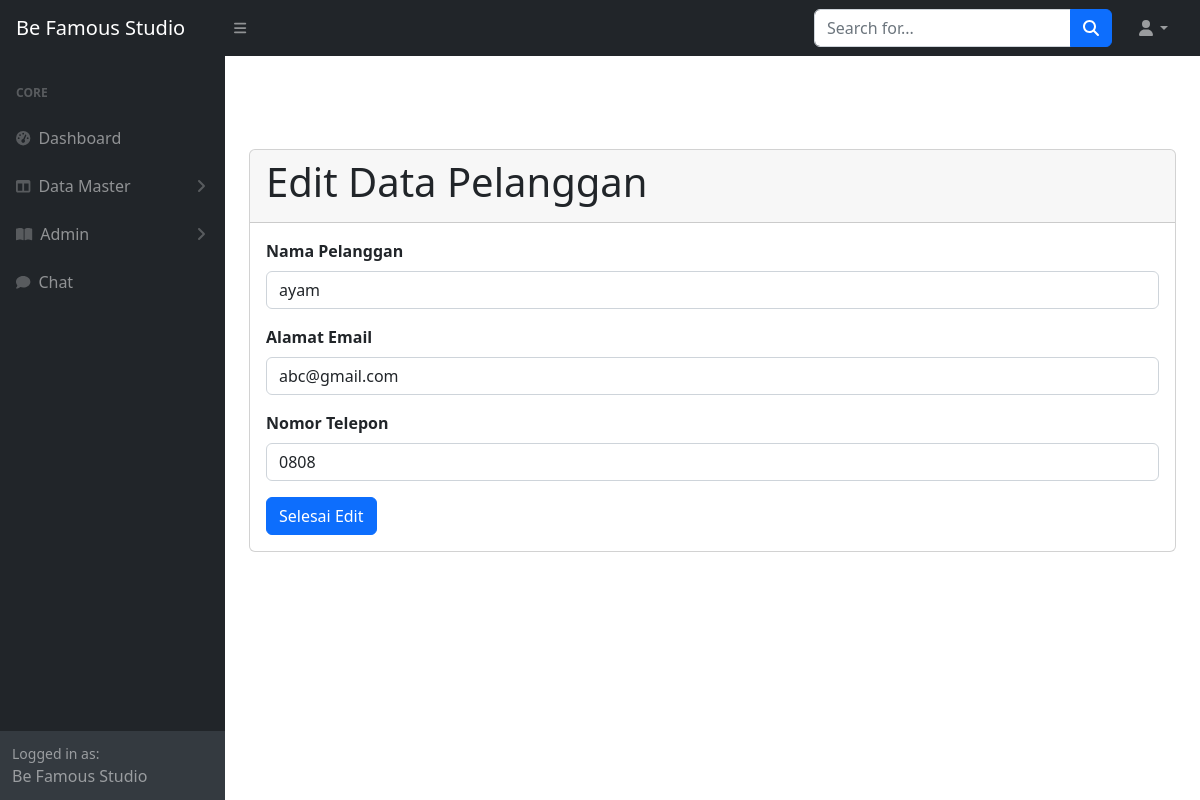
/admin/actionPelanggan.php?idEdit=0 (signed in), run on the app's committed database.
### tables this page shows
CREATE TABLE `pelanggans` (
  `id` int(11) NOT NULL,
  `nama` varchar(45) DEFAULT NULL,
  `alamat` varchar(45) DEFAULT NULL,
  `no_hp` varchar(45) DEFAULT NULL
);

### admin/actionPelanggan.php (the view, shortened to what this page needs)
<?php
$conn = connectToDatabase();
$id="";
$alamatEmail=$noHP=$namaPelanggan="";
if ($_SERVER["REQUEST_METHOD"] == "POST") {
    if(isset($_POST['add'])){
      $namaPelanggan=$_POST['namaPelanggan'];
      $alamatEmail=$_POST['alamatEmail'];
      $noHP=$_POST['noHP'];
        if($namaPelanggan=="" || $alamatEmail=="" || $noHP==""){
            echo "<script>alert('Data Tidak Boleh Kosong')</script>";
            exit;
        }
        $sql="SELECT * from pelanggans where nama='$namaPelanggan' and alamat='$alamatEmail' and no_hp='$noHP' ";
        $result = $conn->query($sql);
        if ($result->num_rows > 0) {
            echo "<script>alert('Pelanggan Sudah Terdaftar')</script>";
            exit;
        }
        else{
                $sql = "INSERT INTO `pelanggans` (`nama`, `alamat`, `no_hp`) VALUES (?, ?, ?)";
                $stmt = $conn->prepare($sql);
                $stmt->bind_param("sss", $namaPelanggan, $alamatEmail, $noHP);
                $stmt->execute();
                header("location:dataPelanggan.php");
            }
    }
    else if(isset($_POST['doneEdit'])){
        $id=$_POST['idEdit'];
        $namaPelanggan=$_POST['namaPelanggan'];
        $alamatEmail=$_POST['alamatEmail'];
        $noHP=$_POST['noHP'];
          if($namaPelanggan=="" || $alamatEmail=="" || $noHP==""){
              echo "<script>alert('Data Tidak Boleh Kosong')</script>";
              exit;
          }
          $sql="SELECT * from pelanggans where nama='$namaPelanggan' and alamat='$alamatEmail' and no_hp='$noHP' ";
          $result = $conn->query($sql);
          if ($result->num_rows > 0) {
              echo "<script>alert('Pelanggan Sudah Terdaftar')</script>";
              exit;
          }
          else{
                  $sql = "UPDATE `pelanggans` SET `nama` = ?, `alamat` = ?, `no_hp` = ? WHERE `pelanggans`.`id` = $id";
                  $stmt = $conn->prepare($sql);
                  $stmt->bind_param("sss", $namaPelanggan, $alamatEmail, $noHP);
                  $stmt->execute();
                  header("location:dataPelanggan.php");
              }
    }
}
else if ($_SERVER["REQUEST_METHOD"] == "GET") {
    if(isset($_GET['idDell'])){
        $id=$_GET['idDell'];
        $sql="DELETE FROM pelanggans WHERE id=$id";
        $result = $conn->query($sql);
        header("location:dataPelanggan.php");
    }
    else if(isset($_GET['idEdit'])){
        $id=$_GET['idEdit'];
        $sql="SELECT * FROM pelanggans WHERE id=$id";
        $result = $conn->query($sql);
        $row = $result->fetch_assoc();
        $namaPelanggan=$row['nama'];
        $alamatEmail=$row['alamat'];
        $noHP=$row['no_hp'];
    }
}
$isi = "
<div class='card mb-4' style='margin-top:10%'>
    <div class='card-header'>
       <h1>";
        if(isset($_GET['idEdit'])){
        $id=$_GET['idEdit'];
               $isi.="Edit Data Pelanggan";
        }
        else {
               $isi.="Input Data Pelanggan";
        }
      $isi.="
       </h1>
    </div>
    <div class='card-body'>
        <form method='POST' action='" . htmlspecialchars($_SERVER["PHP_SELF"]) . "'>
            <div class='mb-3'>
                <label for='namaPelanggan' class='form-label'><b>Nama Pelanggan</b></label>
                <input type='hidden' name='idEdit' value='$id'>
                <input type='text' class='form-control' id='namaPelanggan' name='namaPelanggan' value='$namaPelanggan' required>
            </div>
            <div class='mb-3'>
                <label for='alamatEmail' class='form-label'><b>Alamat Email</b></label>
                <input type='email' class='form-control' id='alamatEmail' name='alamatEmail' value='$alamatEmail' required>
            </div>
            <div class='mb-3'>
                <label for='noHP' class='form-label'><b>Nomor Telepon</b></label>
                <input type='text' class='form-control' id='noHP' name='noHP' value='$noHP' required>
            </div>
            <input type='submit' class='btn btn-primary' value='";
                  if(isset($_GET['idEdit'])){
                         $isi.="Selesai Edit' name='doneEdit'>";
                  }
                  else {
                         $isi.="Submit' name='add'>";
                  }
                $isi.="
        </form>
    </div>
</div>";
include 'index.php';
?>

### data on the page
pelanggans: namaPelanggan "ayam", alamatEmail "abc@gmail.com", noHP "0808"

### other printed values
$isi "Edit Data Pelanggan"
